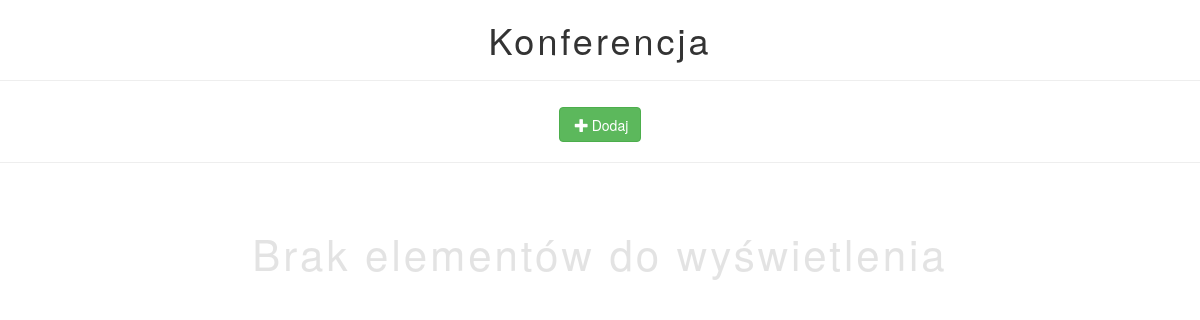
The app's page /conference/list.php (signed in), older data.
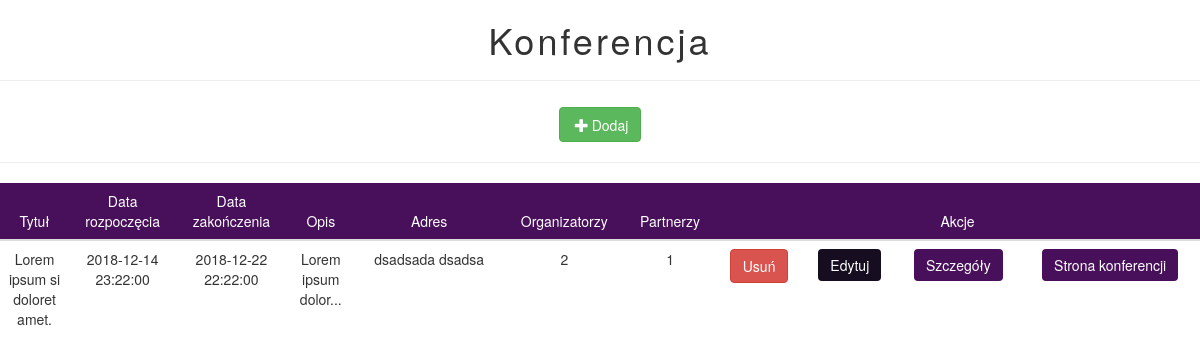
The same page, newer data.
### tables this page shows
CREATE TABLE IF NOT EXISTS `conference` (
  `id` int(11) NOT NULL AUTO_INCREMENT,
  `tittle` varchar(120) NOT NULL,
  `description` longtext NOT NULL,
  `address_id` int(11) DEFAULT NULL,
  PRIMARY KEY (`id`),
  KEY `ADDRESSINCONFERENCE` (`address_id`)
);

CREATE TABLE IF NOT EXISTS `address` (
  `id` int(11) NOT NULL AUTO_INCREMENT,
  `street` varchar(120) NOT NULL,
  `building_name` varchar(120) NOT NULL,
  `city` varchar(120) NOT NULL,
  `post_code` varchar(8) NOT NULL,
  `phone_number` varchar(14) DEFAULT NULL,
  `building_number` varchar(14) NOT NULL,
  PRIMARY KEY (`id`)
);

### public/conference/list.php (the view, shortened to what this page needs)
<html>
    <head>
    </head>
    <body>
        <header class="">
            <h1>Konferencja</h1>
        </header>
        <hr>
        <nav>
            <a href="new.php" class="btn btn-success"><span class="glyphicon glyphicon-plus" aria-hidden="true"></span>Dodaj</a>
        </nav>
        <hr>
        <div class="table-responsive">
<?php
if ($_SESSION['role'] > 1)
{
    require ('../connection.php');
    $statement = 'SELECT * FROM conference ';
    $query = $pdo->query($statement);
    if ($query->rowCount() > 0)
    {
        echo '<table class="table table-responsive">
                <thead class="bg-primary">
                    <tr>
                        <th>Tytuł</th>
                        <th>Data rozpoczęcia</th>
                        <th>Data zakończenia</th>
                        <th>Opis</th>
                        <th>Adres</th>
                        <th>Organizatorzy</th>
                        <th>Partnerzy</th>
                        <th colspan="4">Akcje</th>
                    </tr>
                </thead>';
        foreach ($query as $row)
        {
            echo '<tr>';
            echo '<td>'.$row['tittle'].'</td>';
            $stm = 'SELECT * FROM conference_plan WHERE conference_id = '.$row['id'];
            $qu = $pdo->query($stm);
            if ($qu->rowCount() > 0)
            {
                foreach ($qu as $rrow)
                {
                    $arrayOfStartDates[] = $rrow['start_date'];
                    $arrayOfEndDates[] = $rrow['end_date'];
                }
                for ($i = 0; $i < count($arrayOfStartDates); $i++)
                {
                    if ($i == 0)
                    {
                        $min_date = date('Y-m-d H:i:s', strtotime($arrayOfStartDates[$i]));
                    }
                }
                for ($i = 0; $i < count($arrayOfEndDates); $i++)
                {
                    if ($i == 0)
                    {
                        $max_date = date('Y-m-d H:i:s', strtotime($arrayOfEndDates[$i]));
                    }
                }
                echo '<td>'.$min_date.'</td>';
                echo '<td>'.$max_date.'</td>';
            }
            else
            {
                echo '<td>Brak wydarzeń</td>';
                echo '<td>Brak wydarzeń</td>';
            }
            if (strlen($row['description']) < 20 ) echo '<td>'.$row['description'].'</td>'; else echo '<td>'.substr($row['description'],0,17).'...</td>';
            $stat = 'SELECT * FROM address WHERE id = '.$row['address_id'];
            $qr = $pdo->query($stat);
            if ($qr->rowCount()>0)
            {
                $rr = $qr->fetch();
                echo '<td>'.$rr['street'].'&nbsp'.$rr['building_number'].'</td>';
            }
            $stat = 'SELECT * FROM conference_organizing_committee WHERE conference_id = '.$row['id'];
            $qr = $pdo->query($stat);
            echo '<td>'.$qr->rowCount().'</td>';
            $stat = 'SELECT * FROM conference_partner WHERE conference_id = '.$row['id'];
            $qr = $pdo->query($stat);
            echo '<td>'.$qr->rowCount().'</td>';
            echo "<td><form action='delete.php' method='POST'><input type='hidden' name='id' value='".$row['id']."'><input type='submit' class='btn btn-danger' value='Usuń'></form></td>";
            echo "<td><form action='edit.php' method='POST'><input type='hidden' name='id' value='".$row['id']."'><input type='submit' class='btn btn-primary' value='Edytuj'></form></td>";
            echo "<td><form action='show.php' method='POST'><input type='hidden' name='id' value='".$row['id']."'><input type='submit' class='btn btn-info' value='Szczegóły'></form></td>";
            echo "<td><form action='../conference.php' method='POST'><input type='hidden' name='id' value='".$row['id']."'><input type='submit' class='btn btn-info' value='Strona konferencji'></form></td>";
            echo '</tr>';
        }
        echo '</table>';
    }
    else
    {
        echo '<p class="text-muted">Brak elementów do wyświetlenia</p>';
    }
}
else
{
    header("Location: ../login.php");
    die();
}
?>
        </div>
    </body>
</html>

Row changes from the older to the newer data that the page shows:
added conference: tittle "Lorem ipsum si doloret amet.", min_date "2018-12-14 23:22:00", max_date "2018-12-22 22:22:00", description "Lorem ipsum dolor", address.street "dsadsada", address.building_number "dsadsa", rowCount "2", rowCount "1"
Text that changed along with them:
text no longer shown: "Brak elementów do wyświetlenia"
text now shown: "Tytuł Data rozpoczęcia Data zakończenia Opis Adres Organizatorzy Partnerzy Akcje"
